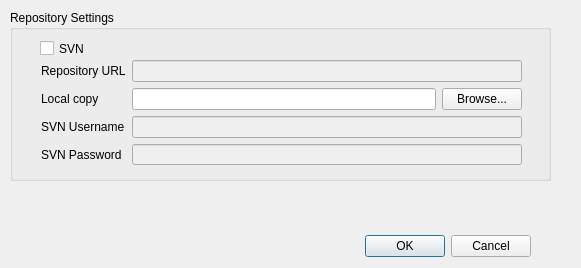
<?xml version="1.0" encoding="UTF-8"?>
<ui version="4.0">
 <class>configDialog</class>
 <widget class="QDialog" name="configDialog">
  <property name="geometry">
   <rect>
    <x>0</x>
    <y>0</y>
    <width>581</width>
    <height>268</height>
   </rect>
  </property>
  <property name="windowTitle">
   <string>IDA-SYNƎЯGY repository configuration</string>
  </property>
  <property name="modal">
   <bool>true</bool>
  </property>
  <widget class="QDialogButtonBox" name="buttonBox">
   <property name="geometry">
    <rect>
     <x>190</x>
     <y>230</y>
     <width>341</width>
     <height>32</height>
    </rect>
   </property>
   <property name="orientation">
    <enum>Qt::Horizontal</enum>
   </property>
   <property name="standardButtons">
    <set>QDialogButtonBox::Cancel|QDialogButtonBox::Ok</set>
   </property>
  </widget>
  <widget class="QGroupBox" name="groupBox">
   <property name="geometry">
    <rect>
     <x>10</x>
     <y>10</y>
     <width>541</width>
     <height>171</height>
    </rect>
   </property>
   <property name="title">
    <string>Repository Settings</string>
   </property>
   <widget class="QWidget" name="layoutWidget">
    <property name="geometry">
     <rect>
      <x>31</x>
      <y>50</y>
      <width>481</width>
      <height>105</height>
     </rect>
    </property>
    <layout class="QGridLayout" name="gridLayout">
     <item row="0" column="0" colspan="2">
      <widget class="QLabel" name="label">
       <property name="text">
        <string>Repository URL</string>
       </property>
      </widget>
     </item>
     <item row="0" column="2">
      <widget class="QLineEdit" name="repoURL">
       <property name="enabled">
        <bool>false</bool>
       </property>
      </widget>
     </item>
     <item row="1" column="0">
      <widget class="QLabel" name="label_2">
       <property name="baseSize">
        <size>
         <width>0</width>
         <height>0</height>
        </size>
       </property>
       <property name="text">
        <string>Local copy</string>
       </property>
      </widget>
     </item>
     <item row="1" column="2">
      <layout class="QHBoxLayout" name="horizontalLayout">
       <item>
        <widget class="QLineEdit" name="localCopy">
         <property name="toolTip">
          <string extracomment="asdasdasdd"/>
         </property>
        </widget>
       </item>
       <item>
        <widget class="QPushButton" name="pushButton">
         <property name="text">
          <string>Browse...</string>
         </property>
        </widget>
       </item>
      </layout>
     </item>
     <item row="2" column="0" colspan="2">
      <widget class="QLabel" name="label_3">
       <property name="text">
        <string>SVN Username</string>
       </property>
      </widget>
     </item>
     <item row="2" column="2">
      <widget class="QLineEdit" name="svnUsername">
       <property name="enabled">
        <bool>false</bool>
       </property>
      </widget>
     </item>
     <item row="3" column="0" colspan="2">
      <widget class="QLabel" name="label_4">
       <property name="text">
        <string>SVN Password</string>
       </property>
      </widget>
     </item>
     <item row="3" column="2">
      <widget class="QLineEdit" name="svnPassword">
       <property name="enabled">
        <bool>false</bool>
       </property>
       <property name="echoMode">
        <enum>QLineEdit::Password</enum>
       </property>
      </widget>
     </item>
    </layout>
   </widget>
   <widget class="QCheckBox" name="checkSVN">
    <property name="geometry">
     <rect>
      <x>30</x>
      <y>30</y>
      <width>70</width>
      <height>17</height>
     </rect>
    </property>
    <property name="text">
     <string>SVN</string>
    </property>
   </widget>
   <widget class="QLabel" name="label_5">
    <property name="geometry">
     <rect>
      <x>370</x>
      <y>10</y>
      <width>141</width>
      <height>41</height>
     </rect>
    </property>
    <property name="text">
     <string/>
    </property>
    <property name="pixmap">
     <pixmap>cubica.png</pixmap>
    </property>
   </widget>
  </widget>
  <widget class="QLabel" name="warning_label">
   <property name="geometry">
    <rect>
     <x>50</x>
     <y>180</y>
     <width>471</width>
     <height>51</height>
    </rect>
   </property>
   <property name="baseSize">
    <size>
     <width>0</width>
     <height>0</height>
    </size>
   </property>
   <property name="text">
    <string>&lt;html&gt;&lt;head/&gt;&lt;body&gt;&lt;p&gt;&lt;br/&gt;&lt;/p&gt;&lt;/body&gt;&lt;/html&gt;</string>
   </property>
   <property name="scaledContents">
    <bool>false</bool>
   </property>
  </widget>
 </widget>
 <resources/>
 <connections>
  <connection>
   <sender>buttonBox</sender>
   <signal>accepted()</signal>
   <receiver>configDialog</receiver>
   <slot>accept()</slot>
   <hints>
    <hint type="sourcelabel">
     <x>248</x>
     <y>254</y>
    </hint>
    <hint type="destinationlabel">
     <x>157</x>
     <y>274</y>
    </hint>
   </hints>
  </connection>
  <connection>
   <sender>buttonBox</sender>
   <signal>rejected()</signal>
   <receiver>configDialog</receiver>
   <slot>reject()</slot>
   <hints>
    <hint type="sourcelabel">
     <x>316</x>
     <y>260</y>
    </hint>
    <hint type="destinationlabel">
     <x>286</x>
     <y>274</y>
    </hint>
   </hints>
  </connection>
 </connections>
</ui>
